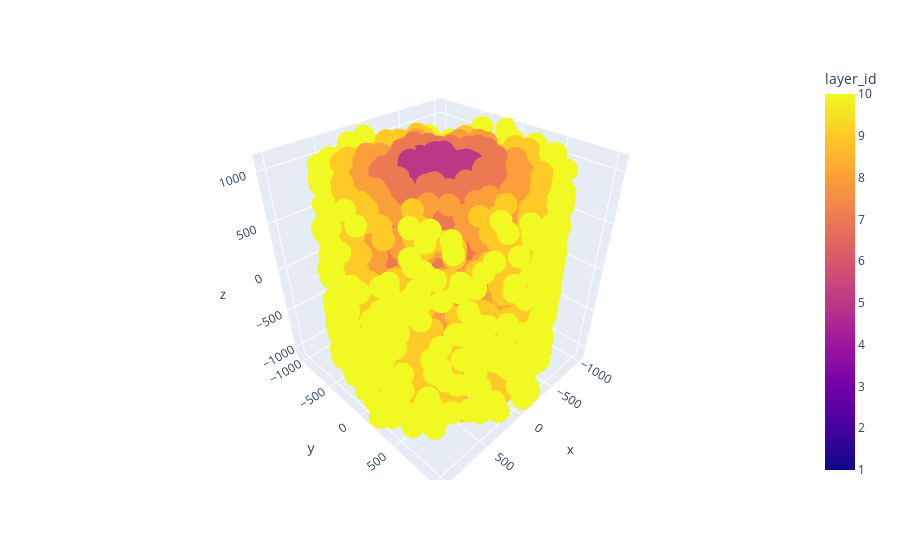

Write notebook code for a chart like this one.
### Code cell
import plotly.express as px

fig = px.scatter_3d(
    data_075,
    x='x',
    y='y',
    z='z',
    color='layer_id',
    size_max=2
)

# Mostrar la figura
fig.show()

### Figure 1 — Plotly figure (JSON) as saved in the notebook; plotly's stock layout.template omitted (floating-point values rounded to 4 significant figures; data arrays with more than 128 entries replaced by an {"elided": "..."} marker saying what was removed)
{"data": [{"hovertemplate": "x=%{x}<br>y=%{y}<br>z=%{z}<br>layer_id=%{marker.color}<extra></extra>", "legendgroup": "", "marker": {"color": {"elided": "12763 int values"}, "coloraxis": "coloraxis", "symbol": "circle"}, "mode": "markers", "name": "", "scene": "scene", "showlegend": false, "type": "scatter3d", "x": {"elided": "12763 float values"}, "y": {"elided": "12763 float values"}, "z": {"elided": "12763 float values"}}], "layout": {"coloraxis": {"colorbar": {"title": {"text": "layer_id"}}, "colorscale": [[0, "#0d0887"], [0.1111, "#46039f"], [0.2222, "#7201a8"], [0.3333, "#9c179e"], [0.4444, "#bd3786"], [0.5556, "#d8576b"], [0.6667, "#ed7953"], [0.7778, "#fb9f3a"], [0.8889, "#fdca26"], [1, "#f0f921"]]}, "legend": {"tracegroupgap": 0}, "margin": {"t": 60}, "scene": {"domain": {"x": [0, 1], "y": [0, 1]}, "xaxis": {"title": {"text": "x"}}, "yaxis": {"title": {"text": "y"}}, "zaxis": {"title": {"text": "z"}}}}}
